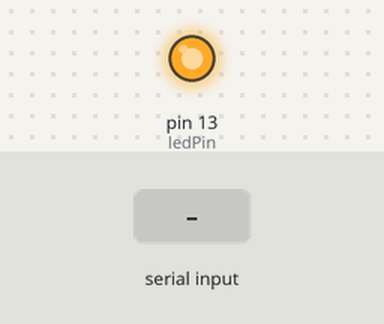
The sketch below on a simulated Arduino Uno, built with avr-gcc and run on an emulated ATmega328P. On the bench: output pins drawn as LEDs (lit = HIGH). The inputs (shaded band) are chosen by the test bench.

Above: at 1.2 s.
1.3 s: "a" received over Serial
At 2.7 s:
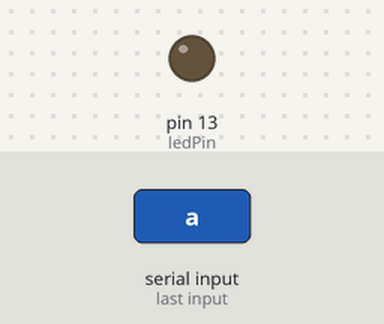
9.3 s: "b" received over Serial
At 9.9 s:
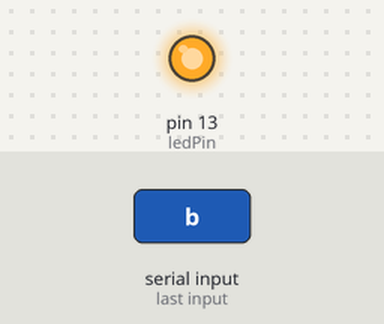
Timing chart, 0 to 12.3 s (numbered marks = the images above; inputs shaded):
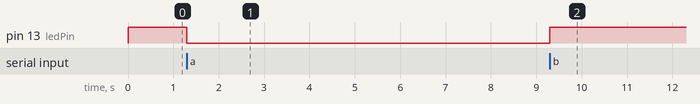

The sketch:

arduino_code.ino
```cpp
#include <Keypad.h>

const byte ROWS = 4;
const byte COLS = 4;

char hexaKeys[ROWS][COLS] = {
  {'1', '2', '3', 'A'},
  {'4', '5', '6', 'B'},
  {'7', '8', '9', 'C'},
  {'*', '0', '#', 'D'}
};

byte rowPins[ROWS] = {7, 6, 5, 4};
byte colPins[COLS] = {3, 2, 1, 0};

int ledPin = 13;
bool ledStatus = true;

Keypad customKeypad = Keypad(makeKeymap(hexaKeys), rowPins, colPins, ROWS, COLS);

void setup(){
  Serial.begin(2000000);
  pinMode(ledPin, OUTPUT);
  digitalWrite(ledPin, HIGH);
}

void loop(){
  char customKey = customKeypad.getKey();

  if (customKey){
    Serial.println(customKey);
  }

  if (Serial.available() > 0) {
    // lê do buffer o dado recebido:
    char lido = Serial.read();
    // Caso lido tenha sido 'a' ou 97
    if (lido == 98) {
      desligaLED();
      // Desliga lampada
     }
     // Caso tenha sido 'b'
     else if (lido == 97) {
      acendeLED();
     }

  }
}

void acendeLED () {
  ledStatus = true;
  digitalWrite(ledPin, LOW);
}
void desligaLED () {
  ledStatus = false;
  digitalWrite(ledPin, HIGH);
}
```

Measured:
- after the input at 1.3 s, pin 13 (ledPin): HIGH → LOW at once
- after the input at 9.3 s, pin 13 (ledPin): LOW → HIGH at once
